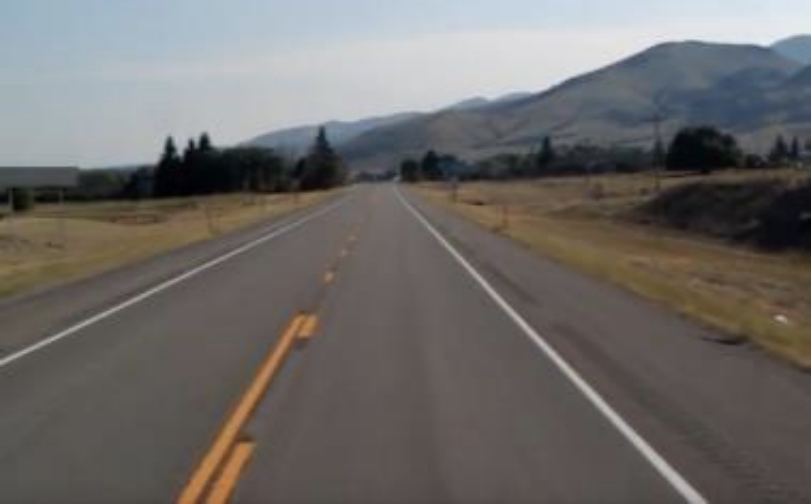
#> input picture test_img.png, 812 x 504 px, found by its file name
$ jupyter execute --allow-errors main.ipynb
#> lines starting #> are read from the running program, lines starting #| are printed output that depends on the picture; after the words box and inside, x2 and y2 are one past the last pixel; in counts of white or black regions, pixels touching at a corner belong together; long printed decimals are rounded
[cell 1]
import cv2
import numpy as np
import tensorflow as tf
from tensorflow.keras.models import Model
from tensorflow.keras.layers import Input, Conv2D, MaxPooling2D, UpSampling2D
import matplotlib.pyplot as plt

Define the Auto-Encoder Mode

[cell 2]
def build_autoencoder():
    input_img = Input(shape=(256, 256, 3))

    # Encoder
    x = Conv2D(64, (3, 3), activation='relu', padding='same')(input_img)
    x = MaxPooling2D((2, 2), padding='same')(x)
    x = Conv2D(32, (3, 3), activation='relu', padding='same')(x)
    x = MaxPooling2D((2, 2), padding='same')(x)

    # Decoder
    x = Conv2D(32, (3, 3), activation='relu', padding='same')(x)
    x = UpSampling2D((2, 2))(x)
    x = Conv2D(64, (3, 3), activation='relu', padding='same')(x)
    x = UpSampling2D((2, 2))(x)
    decoded = Conv2D(3, (3, 3), activation='sigmoid', padding='same')(x)

    autoencoder = Model(input_img, decoded)
    autoencoder.compile(optimizer='adam', loss='binary_crossentropy')
    return autoencoder

Compile and Summarize the Model

#> (a cell that did not finish here is left out)

[cell 4]
import os
import cv2
import numpy as np

def load_image(path):
    img = cv2.imread(path)
#> img is the input picture: shape (504, 812, 3); mean B, G, R 105.3, 107.3, 110.4
    img = cv2.resize(img, (256, 256))
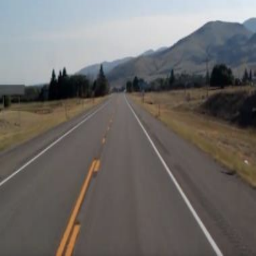
#> img: shape (256, 256, 3); mean B, G, R 105, 107, 110.1
    img = img.astype('float32') / 255.0
    return img

def load_dataset(path):
    images = []
    for img_path in os.listdir(path):
        img = load_image(os.path.join(path, img_path))
        images.append(img)
    return np.array(images)

# Example: Load dataset
dataset_path = '/Users/prachidave/Downloads/python/self driving /data'
#> (the rest of this cell did not finish here and is left out)

Step 4: Training the Auto-Encoder
Train the Model

#> (a cell that did not finish here is left out)

Step 5: Lane Detection using OpenCV
Detect Lanes on Image

[cell 6]
def detect_lanes(image):
    # Ensure the image is in uint8 format
    image_uint8 = (image * 255).astype('uint8')

    # Convert to grayscale
    gray = cv2.cvtColor(image_uint8, cv2.COLOR_BGR2GRAY)

    # Apply Gaussian blur
    blur = cv2.GaussianBlur(gray, (5, 5), 0)

    # Apply Canny edge detection
    edges = cv2.Canny(blur, 50, 150)
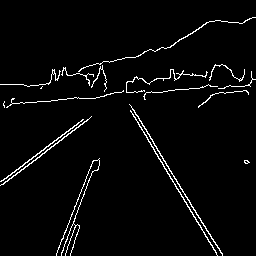
#> edges: shape (256, 256); 3.2% white in thin lines or dots

    # Create a mask for the region of interest
    mask = np.zeros_like(edges)
    height, width = edges.shape
#> height = 256; width = 256
    polygon = np.array([[
        (0, height),
        (width, height),
        (width, height // 2),
        (0, height // 2)
    ]])
    cv2.fillPoly(mask, polygon, 255)
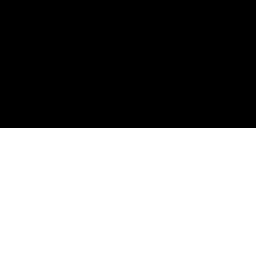
#> mask: shape (256, 256); 50% white; 1 white region, box (x1, y1, x2, y2) and area: (0, 128, 256, 256) 32768

    # Apply mask to the edges
    masked_edges = cv2.bitwise_and(edges, mask)
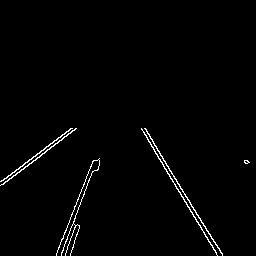
#> masked_edges: shape (256, 256); 1.5% white in thin lines or dots, all inside (x1, y1, x2, y2) = (0, 128, 250, 256)

    # Detect lines using Hough transform
    lines = cv2.HoughLinesP(masked_edges, 1, np.pi / 180, 50, maxLineGap=50)
#> lines = [[142, 129, 216, 252], [145, 128, 213, 241], [3, 184, 75, 128], [1, 181, 72, 128], [56, 255, 92, 161], [146, 129, 222, 255], [141, 129, 217, 255], [61, 255, 95, 160]]

    # Create an empty image to draw lines on
    line_image = np.zeros_like(image_uint8)
    if lines is not None:
        for line in lines:
            x1, y1, x2, y2 = line[0]
            cv2.line(line_image, (x1, y1), (x2, y2), (255, 0, 0), 10)
#> this loop made 8 passes
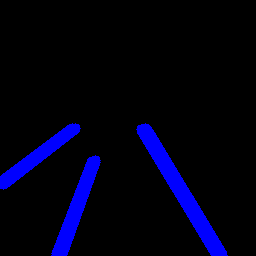
#> line_image: shape (256, 256, 3); mean of channels 0, 1, 2 20.3, 0, 0; drawn as B, G, R

    # Combine the original image with the line image
    lanes_image = cv2.addWeighted(image_uint8, 0.8, line_image, 1, 1)
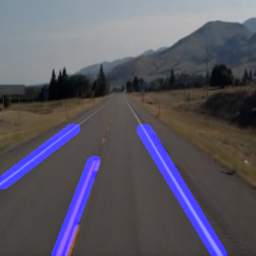
#> lanes_image: shape (256, 256, 3); mean B, G, R 99.6, 86.6, 89.1
    return lanes_image

Test Lane Detection on an Image

[cell 7]
# Load and display test image with detected lanes
test_image_path = '/Users/prachidave/Downloads/python/self driving /test_img.png'
test_image = load_image(test_image_path)
lanes_detected_image = detect_lanes(test_image)
plt.imshow(cv2.cvtColor(lanes_detected_image, cv2.COLOR_BGR2RGB))
plt.show()

Step 6: Steering Angle Calculation
Calculate Steering Angle

[cell 8]
def calculate_steering_angle(image):
    # Ensure the image is in uint8 format
    image_uint8 = (image * 255).astype('uint8')

    height, width, _ = image_uint8.shape
#> height = 256; width = 256
    gray = cv2.cvtColor(image_uint8, cv2.COLOR_BGR2GRAY)
    blur = cv2.GaussianBlur(gray, (5, 5), 0)
    edges = cv2.Canny(blur, 50, 150)

    mask = np.zeros_like(edges)
    polygon = np.array([[
        (0, height),
        (width, height),
        (width, height // 2),
        (0, height // 2)
    ]])
    cv2.fillPoly(mask, polygon, 255)

    masked_edges = cv2.bitwise_and(edges, mask)

    lines = cv2.HoughLinesP(masked_edges, 1, np.pi / 180, 50, maxLineGap=50)

    if lines is not None:
        x1, y1, x2, y2 = lines[0][0]
#> x1 = 142; y1 = 129; x2 = 216; y2 = 252
        angle = np.arctan2(y2 - y1, x2 - x1)
#> angle = 1.03
        angle = np.degrees(angle)
#> angle = 58.97
    else:
        angle = 0.0

    return angle

# Example: Calculate steering angle
steering_angle = calculate_steering_angle(test_image)
#> steering_angle = 58.97
print(f'Steering Angle: {steering_angle}')
#| Steering Angle: 58.968

Step 7: Integration and Testing
Integrate and Test the Entire Pipeline

[cell 9]
def pipeline(image_path):
    image = load_image(image_path)
    lanes_image = detect_lanes(image)
#> the loop in detect_lanes (call 2), `for line in lines:` made 8 passes
    angle = calculate_steering_angle(lanes_image)
#> in calculate_steering_angle (call 2), `image_uint8 = (image * 255).astype('uint8')`:
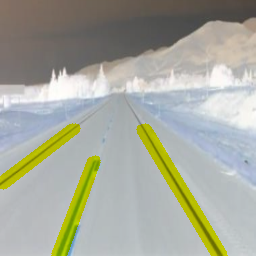
#> image_uint8: shape (256, 256, 3); mean B, G, R 156.4, 169.4, 166.9
#> in calculate_steering_angle (call 2), `gray = cv2.cvtColor(image_uint8, cv2.COLOR_BGR2GRAY)`:
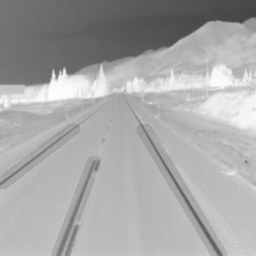
#> gray: shape (256, 256); min 66, max 255, mean 167.1
#> in calculate_steering_angle (call 2), `edges = cv2.Canny(blur, 50, 150)`:
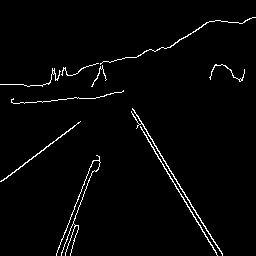
#> edges: shape (256, 256); 2.3% white in thin lines or dots
#> in calculate_steering_angle (call 2), `masked_edges = cv2.bitwise_and(edges, mask)`:
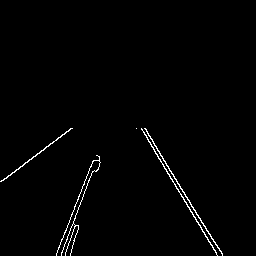
#> masked_edges: shape (256, 256); 1.3% white in thin lines or dots, all inside (x1, y1, x2, y2) = (0, 128, 223, 256)
#> in calculate_steering_angle (call 2), `lines = cv2.HoughLinesP(masked_edges, 1, np.pi / 180, 50, maxLineGap=50)`: lines = [[141, 128, 217, 255], [144, 128, 222, 253], [0, 181, 70, 128], [169, 170, 222, 255], [56, 255, 93, 160], [141, 129, 216, 254]]
#> in calculate_steering_angle (call 2), `x1, y1, x2, y2 = lines[0][0]`: x1 = 141; y1 = 128; x2 = 217; y2 = 255
#> in calculate_steering_angle (call 2), `angle = np.arctan2(y2 - y1, x2 - x1)`: angle = 1.03
#> in calculate_steering_angle (call 2), `angle = np.degrees(angle)`: angle = 59.1
#> angle = 59.1
    print(f'Steering Angle: {angle}')
#| Steering Angle: 59.103
    plt.imshow(cv2.cvtColor(lanes_image, cv2.COLOR_BGR2RGB))
    plt.show()

# Example: Run the pipeline
pipeline('/Users/prachidave/Downloads/python/self driving /test_img.png')
